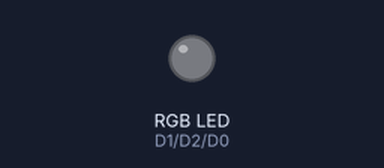
A sketch run on a simulated ESP8266 (NodeMCU). Parts: an RGB LED mixed from three pins (HIGH = lit). Dim RGB values are drawn brighter than linear.

Above: at 0.05 s.
At 0.65 s:
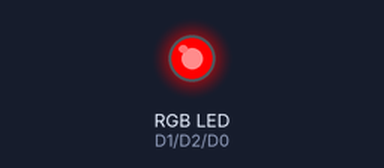
At 1.25 s:
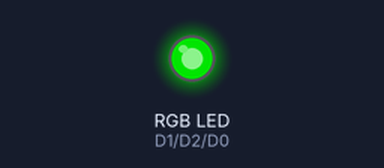
At 1.85 s:
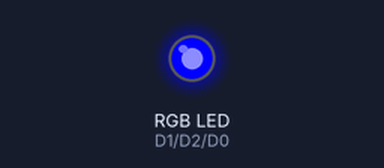
At 2.45 s:
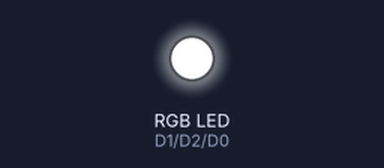
Timing chart, 0 to 5.8 s (numbered marks = the images above):
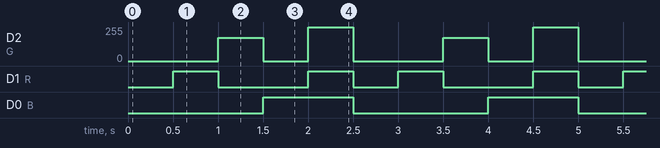

Measured:
- by itself, D2 (G): repeats every 2.5 s: 0/255 0.50 s, 255/255 0.50 s, 0/255 1.0 s, 173/255 0.50 s
- by itself, D1 (R): repeats every 2.5 s: LOW 1.0 s, HIGH 0.50 s, LOW 0.50 s, HIGH 0.50 s
- by itself, D0 (B): alternates HIGH for 1.0 s and LOW for 1.5 s

The sketch:

CW7-RGB-LED.ino
```cpp
int R = D1;
int G = D2;
int B = D0;
void setup() {
  pinMode(R, OUTPUT);
  pinMode(G, OUTPUT);
  pinMode(B, OUTPUT);
  Serial.begin(9600);
}
void loop() {
  // กำหนด LED ดับ
  analogWrite(R, 0);
  analogWrite(G, 0);
  analogWrite(B, 0);
  delay(500);
  // กำหนด LED สีแดง
  analogWrite(R, 255);
  analogWrite(G, 0);
  analogWrite(B, 0);
  delay(500);
  // กำหนด LED สีเขียว
  analogWrite(R, 0);
  analogWrite(G, 0255);
  analogWrite(B, 0);
  delay(500);
  // กำหนด LED สีน้ำเงิน
  analogWrite(R, 0);
  analogWrite(G, 0);
  analogWrite(B, 255);
  delay(500);
  // กำหนด LED สีขาว
  analogWrite(R, 255);
  analogWrite(G, 255);
  analogWrite(B, 255);
  delay(500);
}
```
